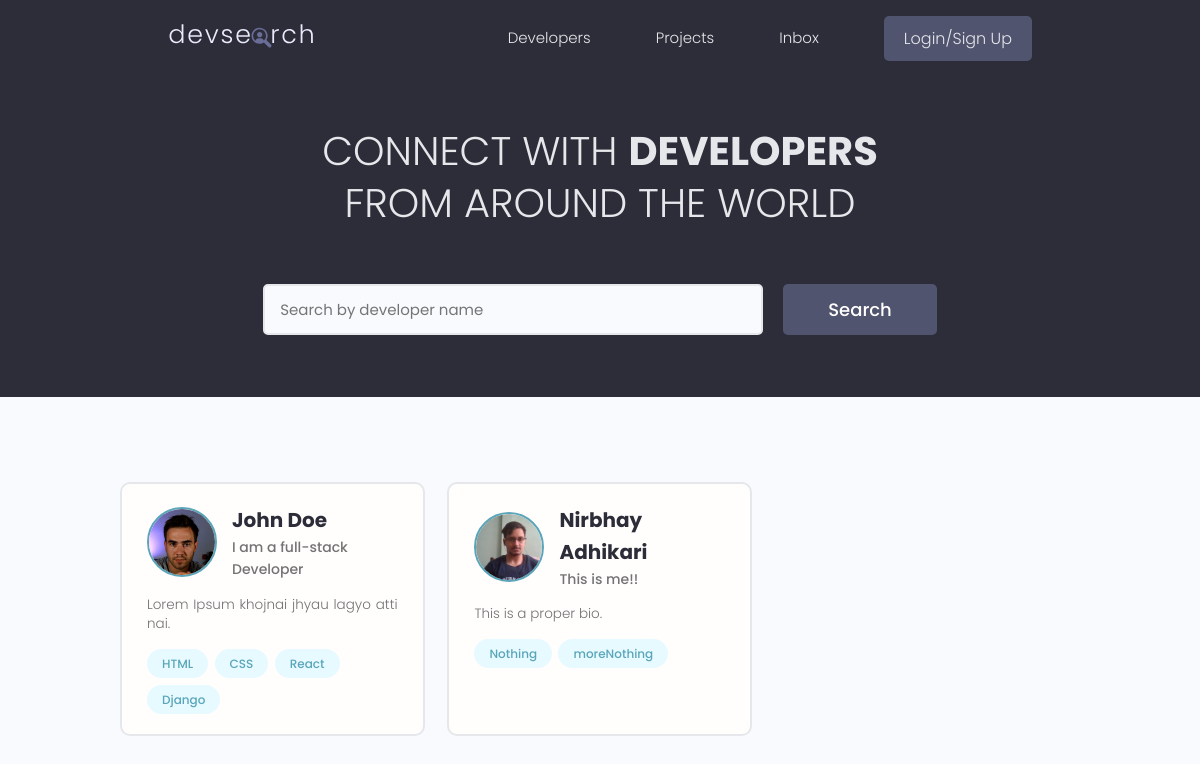
Before: / with the older database file.
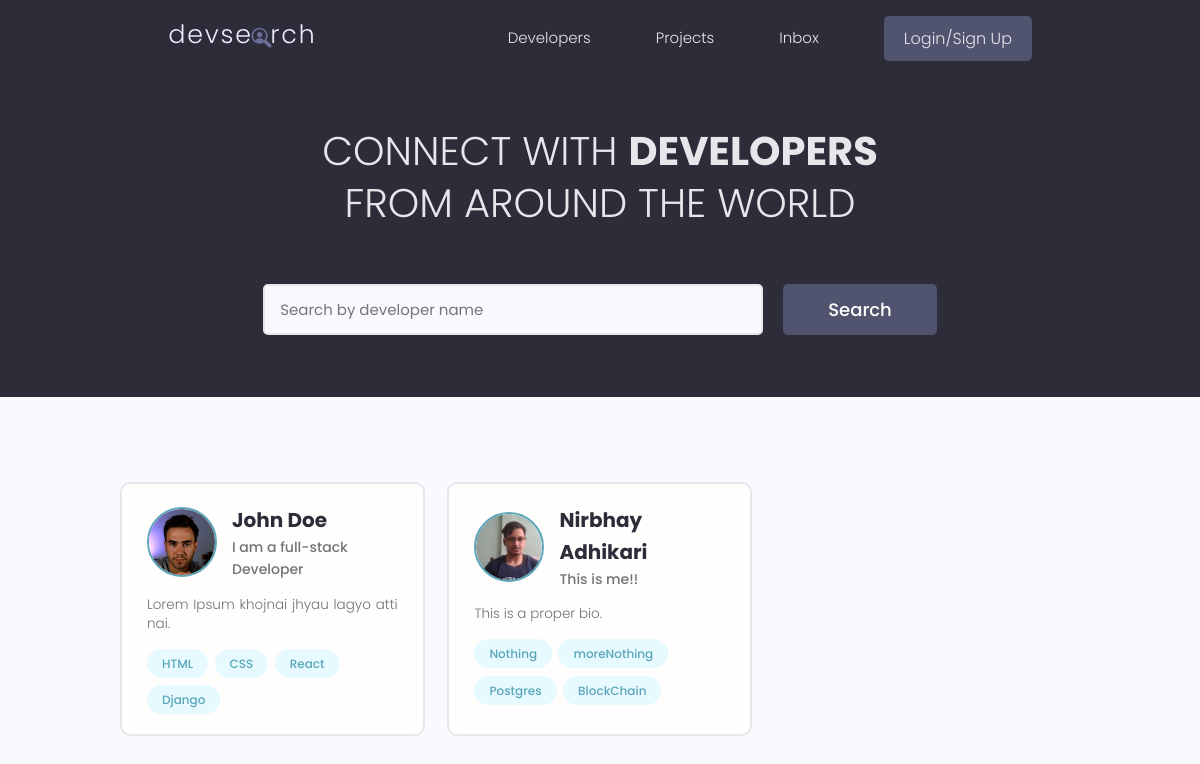
After: the same page with the newer database file.
### users/models.py (models this page shows, shortened)
class Profile(models.Model):
    user= models.OneToOneField(User, on_delete=models.CASCADE, null=True, blank=True)
    name= models.CharField(max_length=200, blank=True, null=True)
    email= models.EmailField(max_length=500, blank=True, null=True)
    username= models.CharField(max_length=200, blank=True, null=True)
    location= models.CharField(max_length=200, blank=True, null=True)
    short_intro=models.CharField(max_length=200, blank=True, null=True)
    bio=models.TextField(blank=True, null=True)
    profile_image=models.ImageField(null=True, blank=True, upload_to= 'profiles/', default='profiles/user-default.png')
    social_github= models.CharField(max_length=200, blank=True, null=True)
    social_twitter= models.CharField(max_length=200, blank=True, null=True)
    social_linkedin= models.CharField(max_length=200, blank=True, null=True)
    social_youtube= models.CharField(max_length=200, blank=True, null=True)
    social_website= models.CharField(max_length=200, blank=True, null=True)
    created= models.DateTimeField(auto_now_add=True)
    id= models.UUIDField(default=uuid.uuid4, unique=True, primary_key=True, editable=False)

class Skill(models.Model):
    owner= models.ForeignKey(Profile, on_delete=models.CASCADE, null=True)
    name= models.CharField(max_length=200, blank=True, null=True)
    description= models.TextField(null=True, blank=True)
    created= models.DateTimeField(auto_now_add=True)
    id= models.UUIDField(default=uuid.uuid4, unique=True, primary_key=True, editable=False)
    def __str__(self):
        return str(self.name)

### users/views.py (the view)
# urls.py: path('', views.profiles, name='profiles'),
def profiles(request):
    profiles= Profile.objects.all()
    context={'profiles': profiles}
    return render(request, 'users/profiles.html', context)

### users/templates/users/profiles.html (shortened to what this page needs)
{% extends 'main.html' %}
{% block content %}
  <main class="home">
    <section class="hero-section text-center">
      <div class="container container--narrow">
        <div class="hero-section__box">
          <h2>CONNECT WITH <span>DEVELOPERS</span></h2>
          <h2>FROM AROUND THE WORLD</h2>
        </div>
        <div class="hero-section__search">
          <form class="form" action="#" method="get">
            <div class="form__field">
              <input class="input input--text" id="formInput#search" type="text" name="text"
                placeholder="Search by developer name" />
            </div>
            <input class="btn btn--sub btn--lg" type="submit" value="Search" />
          </form>
        </div>
      </div>
    </section>
    <section class="devlist">
      <div class="container">
        <div class="grid grid--three">
            {% for profile in profiles %}
          <div class="column card">
            <div class="dev">
              <a href="{% url 'user-profile' profile.id %}" class="card__body">
                <div class="dev__profile">
                  <img class="avatar avatar--md" src="{{ profile.profile_image.url }}" >
                  <div class="dev__meta">
                    <h3>{{profile.name}}</h3>
                    <h5>{{profile.short_intro|slice:"150"}}</h5>
                  </div>
                </div>
                <p class="dev__info">
                 {{profile.bio|slice:"150"}} </p>
                <div class="dev__skills">
                    {% for skill in profile.skill_set.all|slice:'5' %}
                  <span class="tag tag--pill tag--main">
                    <small>{{skill}}</small>
                  </span>
{% endfor %}
                </div>
              </a>
            </div>
          </div>
          {% endfor %}
        </div>
      </div>
    </section>
  </main>
{% endblock content %}

Changed rows visible on the page:
added Skill: name "Postgres", shown under Profile "Nirbhay Adhikari"
added Skill: name "BlockChain", shown under Profile "Nirbhay Adhikari"
